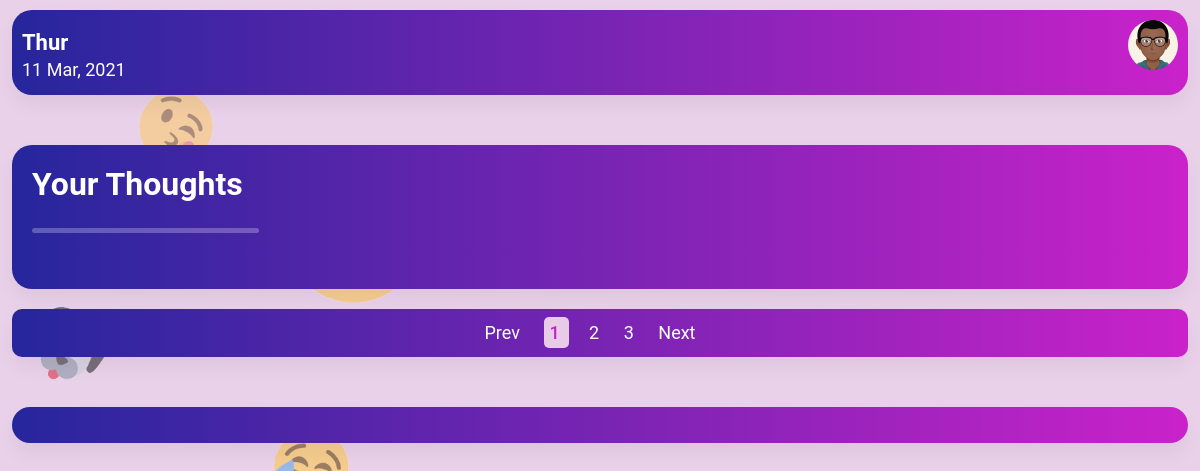
/, run on an earlier commit of the app's database.
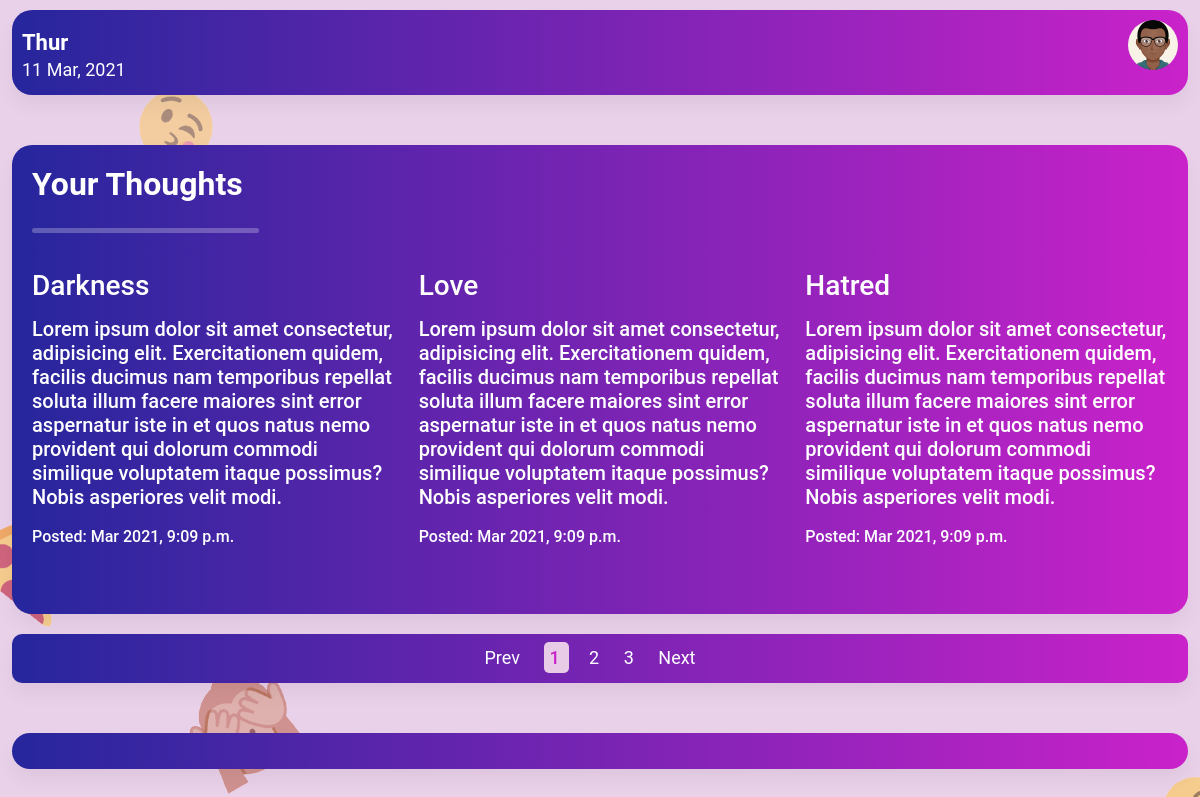
And on a later commit of the database.
### note_frontend/models.py (models this page shows, shortened)
class Note(models.Model):
    title = models.CharField(max_length=100)
    thought = models.TextField()
    author = models.ForeignKey(User, on_delete=models.CASCADE)
    timestamp = models.DateTimeField(auto_now_add=True)
    class Meta:
        ordering = ['timestamp']

### note_frontend/views.py (the view)
# urls.py: path('', home, name="home"),
def home(request):
    notes = Note.objects.all()[:3]
    context = {
        'notes': notes
    }
    return render(request, "note_frontend/home.html", context)

### note_frontend/templates/note_frontend/home.html (shortened to what this page needs)
{% extends "note_frontend/base.html" %}
{% load static %}
{% block content %}
  <main class="home_body">
      <div class="container-fluid">
          <div class="main_card card">
              <p class="h2">
                  Your Thoughts
              </p>
              <hr class="hr">
              <div class="thoughts">
                  <div class="row">
                      {% for note in notes %}
                        <div class="col-md-4">
                            <div class="thought">
                                <div class="thought_head">
                                    <p class="h3">
                                        {{ note.title }}
                                    </p>
                                    <span class="thought_meta">
                                    </span>
                                </div>
                                <p class="h5">
                                   {{ note.thought }}
                                </p>
                                <p class="h6">
                                    Posted: <span class="published">{{ note.timestamp|date:"M Y, P" }}</span>
                                </p>
                            </div>
                        </div>
                      {% endfor %}
                  </div>
              </div>
          </div>
          <div class="pag_body">
              <div class="pag_card card">
                  <ul class="pag">
                      <li class="pag-item">
                          <a href="" class="pag-link">
                              Prev
                          </a>
                          <a href="" class="pag-link active">
                              1
                          </a>
                          <a href="" class="pag-link">
                              2
                          </a>
                          <a href="" class="pag-link">
                              3
                          </a>
                          <a href="" class="pag-link">
                              Next
                          </a>
                      </li>
                  </ul>
              </div>
          </div>
      </div>
  </main>
{% endblock content %}>

### note_frontend/templates/note_frontend/base.html (shortened to what this page needs)
{% load static %}
<!DOCTYPE html>
<html lang="en">
<head>
    <link rel="stylesheet" type="text/css" href="{% static "css/mdb.min.css" %}">
    <link rel="stylesheet" type="text/css" href="{% static "css/styles.css" %}">
</head>
<body class="home_body">
    <header class="home_header">
        <div class="container-fluid">
            <div class="header_card card">
                <div class="header_flex">
                    <div class="date">
                        <p class="h5">
                            Thur
                        </p>
                        <span class="week">
                            11
                        </span>
                        <span class="month_year">
                            Mar, 2021
                        </span>
                    </div>
                    <div class="profile_picture">
                        <img src="{% static "img/avatar.png" %}" alt="" class="img-responsive rounded-circle">
                    </div>
                </div>
            </div>
        </div>
    </header>
    {% block content %}
    {% endblock content %}
    <nav class="bottom_nav">
        <div class="container-fluid">
            <div class="bottom_nav_card card">
                <ul class="nav">
                    <li class="nav-item">
                        <a class="nav-link active" href="{% url "note:home" %}">
                        </a>
                    </li>
                    <li class="nav-item">
                        <a class="nav-link" href="{% url "note:new-thought" %}">
                        </a>
                    </li>
                    <li class="nav-item">
                        <a class="nav-link" href="{% url "note:profile" %}">
                        </a>
                    </li>
                </ul>
            </div>
        </div>
    </nav>
</body>
</html>

### note_frontend/static/css/styles.css (style rules this page uses)
* { margin: 0%; padding: 0%; -webkit-box-sizing: border-box; box-sizing: border-box; }
body.home_body { background-image: url("../img/main-emoji.png"); background-position: contain; background-color: #e7cbe7; }
div.header_card { background-image: -webkit-gradient(linear, right top, left top, from(#ca22ca), to(#26269c)); background-image: linear-gradient(to left, #ca22ca, #26269c); padding: 10px; margin-top: 10px; border-radius: 20px 20px 20px 20px; }
div.header_card div.header_flex { display: -webkit-box; display: -ms-flexbox; display: flex; -webkit-box-pack: justify !important; -ms-flex-pack: justify !important; justify-content: space-between !important; }
div.header_card div.date { color: #fff; }
div.header_card div.date p.h5 { padding-top: 10px; font-weight: 650; font-size: 22px; margin-bottom: 0% !important; }
div.header_card div.date span.week, div.header_card div.date span.month_year { font-size: 18px; }
div.header_card img { width: 50px; }
main.home_body, main.edit_thought, main.publish_thought, main.profile { margin-top: 50px; }
div.main_card, div.edit_card, div.profile_card { background-image: -webkit-gradient(linear, right top, left top, from(#ca22ca), to(#26269c)); background-image: linear-gradient(to left, #ca22ca, #26269c); padding: 20px; border-radius: 20px 20px 20px 20px; }
div.main_card p.h2, div.edit_card p.h2, div.profile_card p.h2 { color: #fff; font-weight: 600; }
hr.hr { color: #fff; height: 5px; border-radius: 20px; width: 20%; }
div.thoughts { margin-top: 20px; }
div.thoughts div.col-md-4 { margin-bottom: 40px; }
div.thoughts div.col-md-4:last-child { margin-bottom: 0%; }
div.thoughts div.thought { margin-bottom: 40px; }
div.thoughts div.thought p.h3 { margin-bottom: 15px; color: #fff; font-weight: 550; }
div.thoughts div.thought p.h5 { color: #fff; }
div.thoughts div.thought p.h6 { color: #fff; padding-top: 10px; }
div.thoughts div.thought_head { display: -webkit-box; display: -ms-flexbox; display: flex; -webkit-box-pack: justify; -ms-flex-pack: justify; justify-content: space-between; }
div.thoughts div.thought:last-child { margin-bottom: 0%; }
div.pag_body { margin-top: 20px; }
div.pag_card { background-image: -webkit-gradient(linear, right top, left top, from(#ca22ca), to(#26269c)); background-image: linear-gradient(to left, #ca22ca, #26269c); padding: 10px; border-radius: 10px; }
ul.pag { list-style: none; padding: 0%; margin: 0%; display: -webkit-box; display: -ms-flexbox; display: flex; -webkit-box-pack: center; -ms-flex-pack: center; justify-content: center; }
ul.pag a.pag-link { margin-right: 20px; font-size: 18px; color: #fff; }
ul.pag a.pag-link.active { font-weight: 550; color: #ca22ca !important; background-color: #e7cbe7; padding: 5px; border-radius: 5px; }
nav.bottom_nav { margin-top: 50px; margin-bottom: 10px; }
div.bottom_nav_card { background-image: -webkit-gradient(linear, right top, left top, from(#ca22ca), to(#26269c)); background-image: linear-gradient(to left, #ca22ca, #26269c); padding: 10px; border-radius: 20px 20px 20px 20px; }
div.bottom_nav_card ul.nav { display: -webkit-box; display: -ms-flexbox; display: flex; -webkit-box-pack: justify; -ms-flex-pack: justify; justify-content: space-between; }
div.bottom_nav_card a.nav-link { color: #fff; font-weight: 550; font-size: 18px; }

What changed in the data, as far as the page shows it:
added Note: title "Darkness", thought "Lorem ipsum dolor sit amet consectetur, adipisicing elit. Exercitationem quidem, facilis ducimus nam temporibus repellat soluta illum facere maiores sint error aspernatur iste in et quos natus nemo provident qui dolorum commodi similique voluptatem itaque possimus? Nobis asperiores velit modi.", timestamp "Mar 2021, 9:09 p.m."
added Note: title "Love", thought "Lorem ipsum dolor sit amet consectetur, adipisicing elit. Exercitationem quidem, facilis ducimus nam temporibus repellat soluta illum facere maiores sint error aspernatur iste in et quos natus nemo provident qui dolorum commodi similique voluptatem itaque possimus? Nobis asperiores velit modi.", timestamp "Mar 2021, 9:09 p.m."
added Note: title "Hatred", thought "Lorem ipsum dolor sit amet consectetur, adipisicing elit. Exercitationem quidem, facilis ducimus nam temporibus repellat soluta illum facere maiores sint error aspernatur iste in et quos natus nemo provident qui dolorum commodi similique voluptatem itaque possimus? Nobis asperiores velit modi.", timestamp "Mar 2021, 9:09 p.m."
